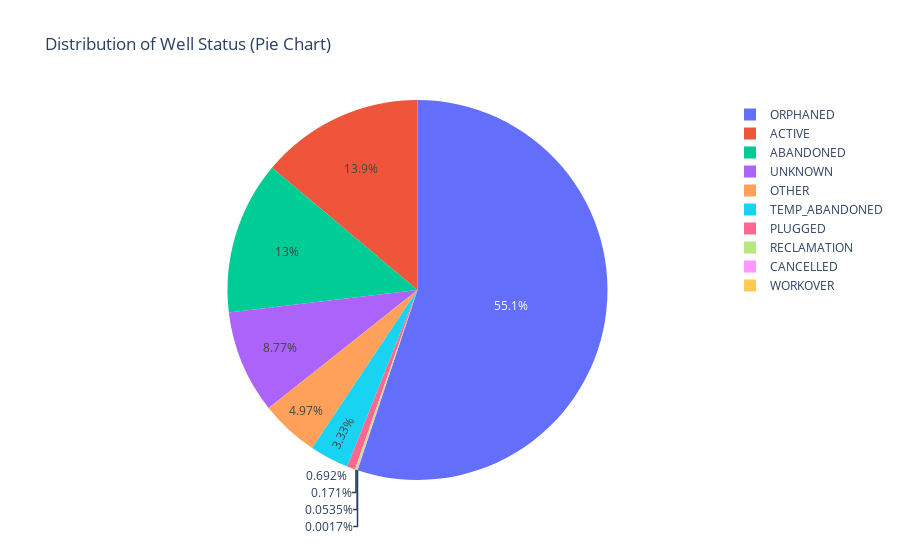

Source (notebook cell):
### Markdown cell above
Pie Chart Version of Distribution

### Code cell
fig = px.pie(status_counts, names = 'Status', values = 'Count', title='Distribution of Well Status (Pie Chart)')

fig.show()

### Figure 1 — Plotly figure (JSON) as saved in the notebook; plotly's stock layout.template omitted (floating-point values rounded to 4 significant figures)
{"data": [{"domain": {"x": [0.0, 1.0], "y": [0.0, 1.0]}, "hovertemplate": "Status=%{label}<br>Count=%{value}<extra></extra>", "labels": ["ORPHANED", "ACTIVE", "ABANDONED", "UNKNOWN", "OTHER", "TEMP_ABANDONED", "PLUGGED", "RECLAMATION", "CANCELLED", "WORKOVER"], "legendgroup": "", "name": "", "showlegend": true, "values": [64850, 16337, 15314, 10318, 5854, 3919, 814, 201, 63, 2], "type": "pie"}], "layout": {"legend": {"tracegroupgap": 0}, "title": {"text": "Distribution of Well Status (Pie Chart)"}}}
